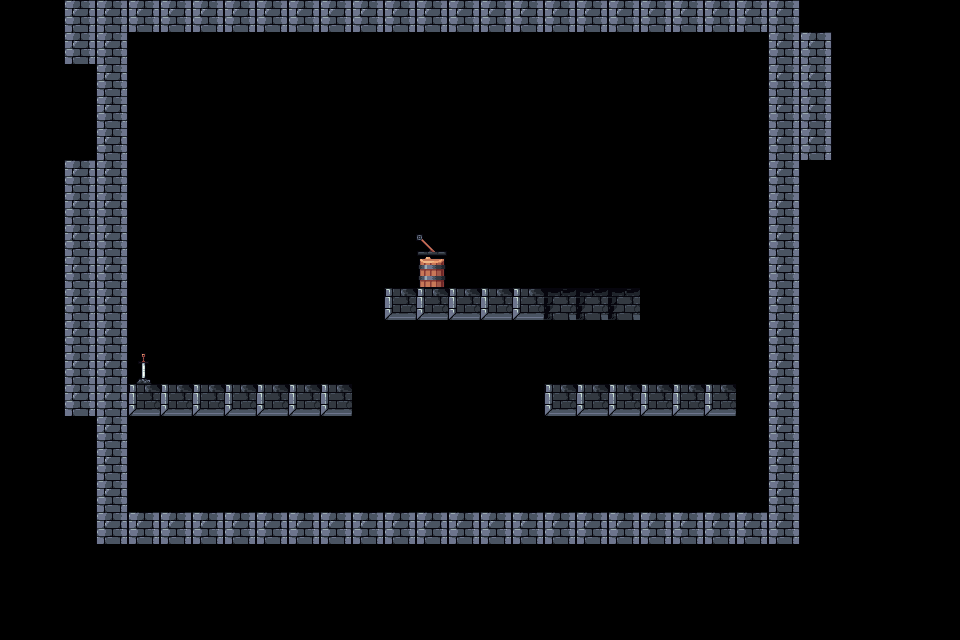

Rendered tile map (Tiled .tmx) drawn with the repository's tilesets; below, a short description and the full map source, tile grids included:
An orthogonal 30x20 tile map with 32x32 px tiles, 1 tile layer (Tile Layer 1).

<map version="1.10" tiledversion="1.10.2" orientation="orthogonal" renderorder="right-down" width="30" height="20" tilewidth="32" tileheight="32" infinite="0" nextlayerid="2" nextobjectid="1">
 <tileset firstgid="1" name="tiled test" tilewidth="32" tileheight="32" tilecount="56" columns="8">
  <image source="CastleTiles.png" width="256" height="224" />
 </tileset>
 <layer id="1" name="Tile Layer 1" width="30" height="20">
  <data encoding="csv">
0,0,12,12,12,12,12,12,12,12,12,12,12,12,12,12,12,12,12,12,12,12,12,12,12,0,0,0,0,0,
0,0,12,12,0,0,0,0,0,0,0,0,0,0,0,0,0,0,0,0,0,0,0,0,12,12,0,0,0,0,
0,0,0,12,0,0,0,0,0,0,0,0,0,0,0,0,0,0,0,0,0,0,0,0,12,12,0,0,0,0,
0,0,0,12,0,0,0,0,0,0,0,0,0,0,0,0,0,0,0,0,0,0,0,0,12,12,0,0,0,0,
0,0,0,12,0,0,0,0,0,0,0,0,0,0,0,0,0,0,0,0,0,0,0,0,12,12,0,0,0,0,
0,0,12,12,0,0,0,0,0,0,0,0,0,0,0,0,0,0,0,0,0,0,0,0,12,0,0,0,0,0,
0,0,12,12,0,0,0,0,0,0,0,0,0,0,0,0,0,0,0,0,0,0,0,0,12,0,0,0,0,0,
0,0,12,12,0,0,0,0,0,0,0,0,0,7,0,0,0,0,0,0,0,0,0,0,12,0,0,0,0,0,
0,0,12,12,0,0,0,0,0,0,0,0,0,29,0,0,0,0,0,0,0,0,0,0,12,0,0,0,0,0,
0,0,12,12,0,0,0,0,0,0,0,0,17,17,17,17,17,25,25,25,0,0,0,0,12,0,0,0,0,0,
0,0,12,12,0,0,0,0,0,0,0,0,0,0,0,0,0,0,0,0,0,0,0,0,12,0,0,0,0,0,
0,0,12,12,14,0,0,0,0,0,0,0,0,0,0,0,0,0,0,0,0,0,0,0,12,0,0,0,0,0,
0,0,12,12,17,17,17,17,17,17,17,0,0,0,0,0,0,17,17,17,17,17,17,0,12,0,0,0,0,0,
0,0,0,12,0,0,0,0,0,0,0,0,0,0,0,0,0,0,0,0,0,0,0,0,12,0,0,0,0,0,
0,0,0,12,0,0,0,0,0,0,0,0,0,0,0,0,0,0,0,0,0,0,0,0,12,0,0,0,0,0,
0,0,0,12,0,0,0,0,0,0,0,0,0,0,0,0,0,0,0,0,0,0,0,0,12,0,0,0,0,0,
0,0,0,12,12,12,12,12,12,12,12,12,12,12,12,12,12,12,12,12,12,12,12,12,12,0,0,0,0,0,
0,0,0,0,0,0,0,0,0,0,0,0,0,0,0,0,0,0,0,0,0,0,0,0,0,0,0,0,0,0,
0,0,0,0,0,0,0,0,0,0,0,0,0,0,0,0,0,0,0,0,0,0,0,0,0,0,0,0,0,0,
0,0,0,0,0,0,0,0,0,0,0,0,0,0,0,0,0,0,0,0,0,0,0,0,0,0,0,0,0,0
</data>
 </layer>
</map>
